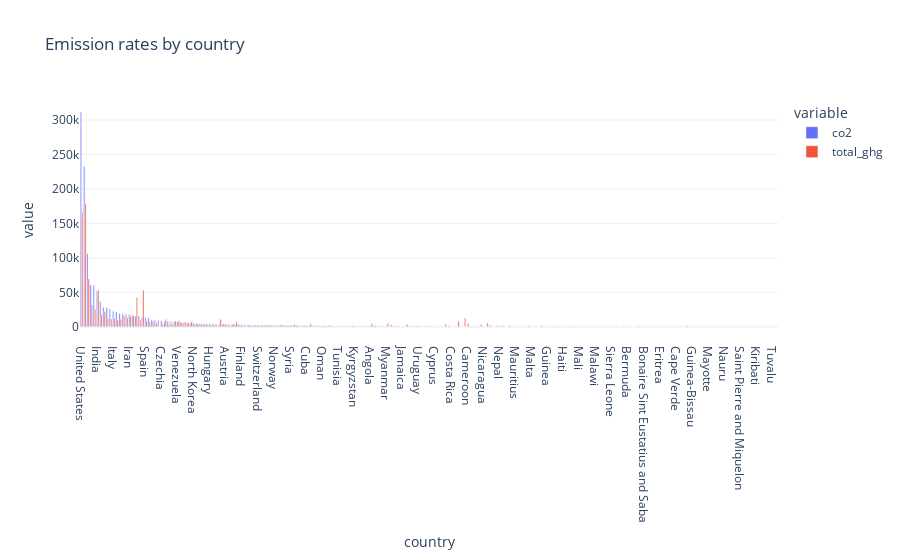

Source (notebook cell):
### Markdown cell above
### Experimenting with graph modules and how to represent the data

### Code cell
# using plotly.express module for improved visuals
import plotly.express as px # using plotly.express module for better visuals

fig = px.bar(co2_by_country, title='Emission rates by country', template='plotly_white', barmode="group")
fig.show()

### Figure 1 — Plotly figure (JSON) as saved in the notebook; plotly's stock layout.template omitted (floating-point values rounded to 4 significant figures; data arrays with more than 128 entries replaced by an {"elided": "..."} marker saying what was removed)
{"data": [{"alignmentgroup": "True", "hovertemplate": "variable=co2<br>country=%{x}<br>value=%{y}<extra></extra>", "legendgroup": "co2", "marker": {"color": "#636efa", "pattern": {"shape": ""}}, "name": "co2", "offsetgroup": "co2", "orientation": "v", "showlegend": true, "textposition": "auto", "type": "bar", "x": {"elided": "217 str values"}, "xaxis": "x", "y": {"elided": "217 float values"}, "yaxis": "y"}, {"alignmentgroup": "True", "hovertemplate": "variable=total_ghg<br>country=%{x}<br>value=%{y}<extra></extra>", "legendgroup": "total_ghg", "marker": {"color": "#EF553B", "pattern": {"shape": ""}}, "name": "total_ghg", "offsetgroup": "total_ghg", "orientation": "v", "showlegend": true, "textposition": "auto", "type": "bar", "x": {"elided": "217 str values"}, "xaxis": "x", "y": {"elided": "217 float values"}, "yaxis": "y"}], "layout": {"barmode": "group", "legend": {"title": {"text": "variable"}, "tracegroupgap": 0}, "title": {"text": "Emission rates by country"}, "xaxis": {"anchor": "y", "domain": [0, 1], "title": {"text": "country"}}, "yaxis": {"anchor": "x", "domain": [0, 1], "title": {"text": "value"}}}}
